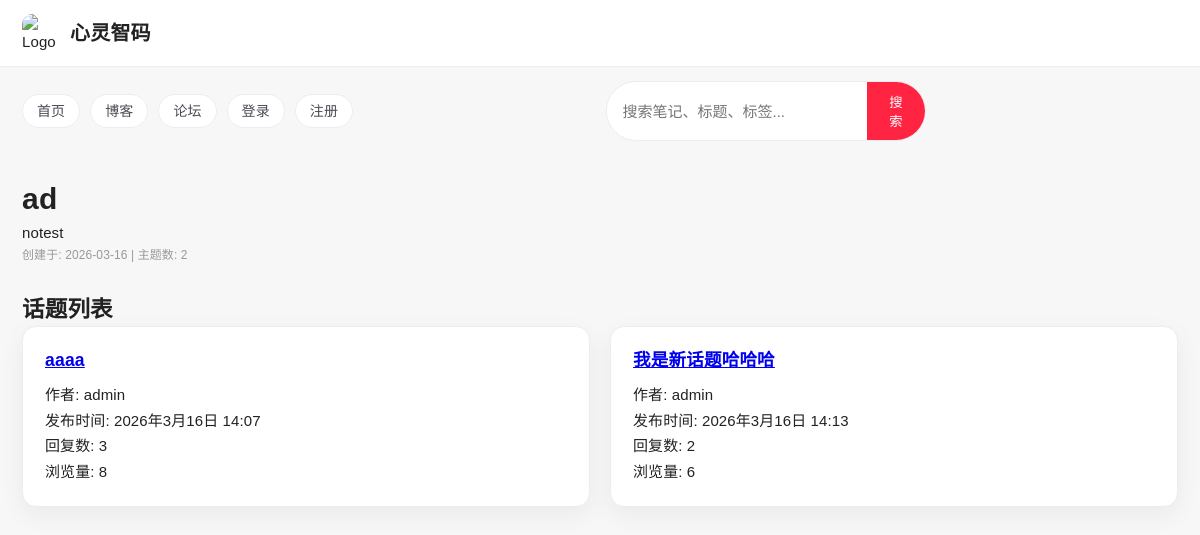
Page /forum/ad/ on the committed database.
### forum/models.py (models this page shows, shortened)
class Forum(models.Model):
    name = models.CharField(max_length=100, unique=True)
    slug = models.SlugField(max_length=100, unique=True)
    description = models.TextField()
    created_at = models.DateTimeField(auto_now_add=True)
    updated_at = models.DateTimeField(auto_now=True)

class Topic(models.Model):
    title = models.CharField(max_length=200)
    slug = models.SlugField(max_length=200, unique=True)
    content = models.TextField()
    author = models.ForeignKey(User, on_delete=models.CASCADE, related_name='topics')
    forum = models.ForeignKey(Forum, on_delete=models.CASCADE, related_name='topics')
    is_sticky = models.BooleanField(default=False)
    is_closed = models.BooleanField(default=False)
    views = models.PositiveIntegerField(default=0)
    created_at = models.DateTimeField(auto_now_add=True)
    updated_at = models.DateTimeField(auto_now=True)

### accounts/models.py (models this page shows, shortened)
class CustomUser(AbstractUser):
    bio = models.TextField(blank=True, null=True)
    avatar = models.ImageField(upload_to='avatars/', blank=True, null=True)
    phone_number = models.CharField(max_length=20, blank=True, null=True)
    date_of_birth = models.DateField(blank=True, null=True)
    is_verified = models.BooleanField(default=False)
    verification_code = models.CharField(max_length=6, blank=True, null=True)
    created_at = models.DateTimeField(default=timezone.now)
    updated_at = models.DateTimeField(auto_now=True)

### forum/views.py (the view)
# urls.py: path('<slug:slug>/', ForumDetailView.as_view(), name='forum_detail'),
class ForumDetailView(DetailView):
    model = Forum
    template_name = 'forum/forum_detail.html'
    context_object_name = 'forum'
    def get_context_data(self, **kwargs):
        context = super().get_context_data(**kwargs)
        topics = self.object.topics.order_by('-is_sticky', '-updated_at')
        paginator = Paginator(topics, 20)
        page = self.request.GET.get('page')
        page_obj = paginator.get_page(page)
        context['topics'] = page_obj
        context['page_obj'] = page_obj
        return context

### forum/templates/forum/forum_detail.html (shortened to what this page needs)
{% extends 'base.html' %}
{% block content %}
    <div style="display: flex; justify-content: space-between; align-items: center; margin-bottom: 30px;">
        <div>
            <h1>{{ forum.name }}</h1>
            <p>{{ forum.description }}</p>
            <p style="font-size: 12px; color: #999;">创建于: {{ forum.created_at|date:"Y-m-d" }} | 主题数: {{ forum.topics.count }}</p>
        </div>
    </div>
    <h2>话题列表</h2>
    {% if topics %}
        <div style="display: grid; grid-template-columns: repeat(auto-fit, minmax(300px, 1fr)); gap: 20px;">
            {% for topic in topics %}
                <div class="card">
                    <div style="display: flex; justify-content: space-between; align-items: center; margin-bottom: 10px;">
                        <h3><a href="{% url 'topic_detail' forum.slug topic.slug %}">{{ topic.title }}</a></h3>
                    </div>
                    <p>作者: {{ topic.author.username }}</p>
                    <p>发布时间: {{ topic.created_at }}</p>
                    <p>回复数: {{ topic.posts.count }}</p>
                    <p>浏览量: {{ topic.views }}</p>
                </div>
            {% endfor %}
        </div>
    {% endif %}
{% endblock %}

### templates/base.html (style rules this page uses)
* { margin: 0; padding: 0; box-sizing: border-box; }
:root { --xhs-red: #ff2442; --xhs-red-deep: #e51f3c; --xhs-bg: #f7f7f8; --xhs-card: #ffffff; --xhs-text: #222; --xhs-subtext: #7a7a85; --xhs-border: #ececf1; --xhs-shadow: 0 8px 24px rgba(27, 27, 33, 0.06); }
body { font-family: "PingFang SC", "Microsoft YaHei", Arial, sans-serif; line-height: 1.6; font-size: 15px; letter-spacing: 0.1px; color: var(--xhs-text); background: var(--xhs-bg); }
h1, h2, h3, h4 { line-height: 1.35; letter-spacing: 0.2px; }
p { line-height: 1.7; }
.card { background: var(--xhs-card); border-radius: 14px; padding: 22px; box-shadow: var(--xhs-shadow); margin-bottom: 25px; transition: all 0.3s ease; border: 1px solid var(--xhs-border); }

### rows in the picture
Forum: name "ad", description "notest", created_at "2026-03-16", topics.count "2"
Topic: title "aaaa", author.username "admin", created_at "2026年3月16日 14:07", posts.count "3", views "8"
Topic: title "我是新话题哈哈哈", author.username "admin", created_at "2026年3月16日 14:13", posts.count "2", views "6"
